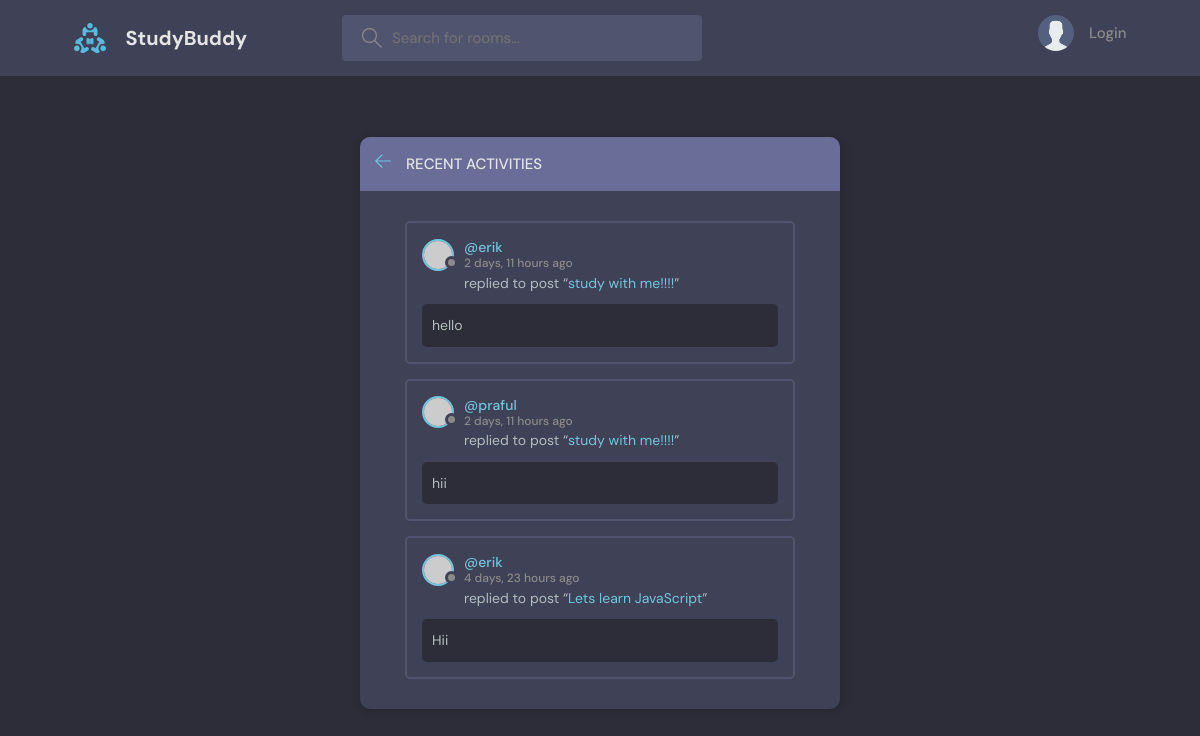
/activity/, run on an earlier commit of the app's database.
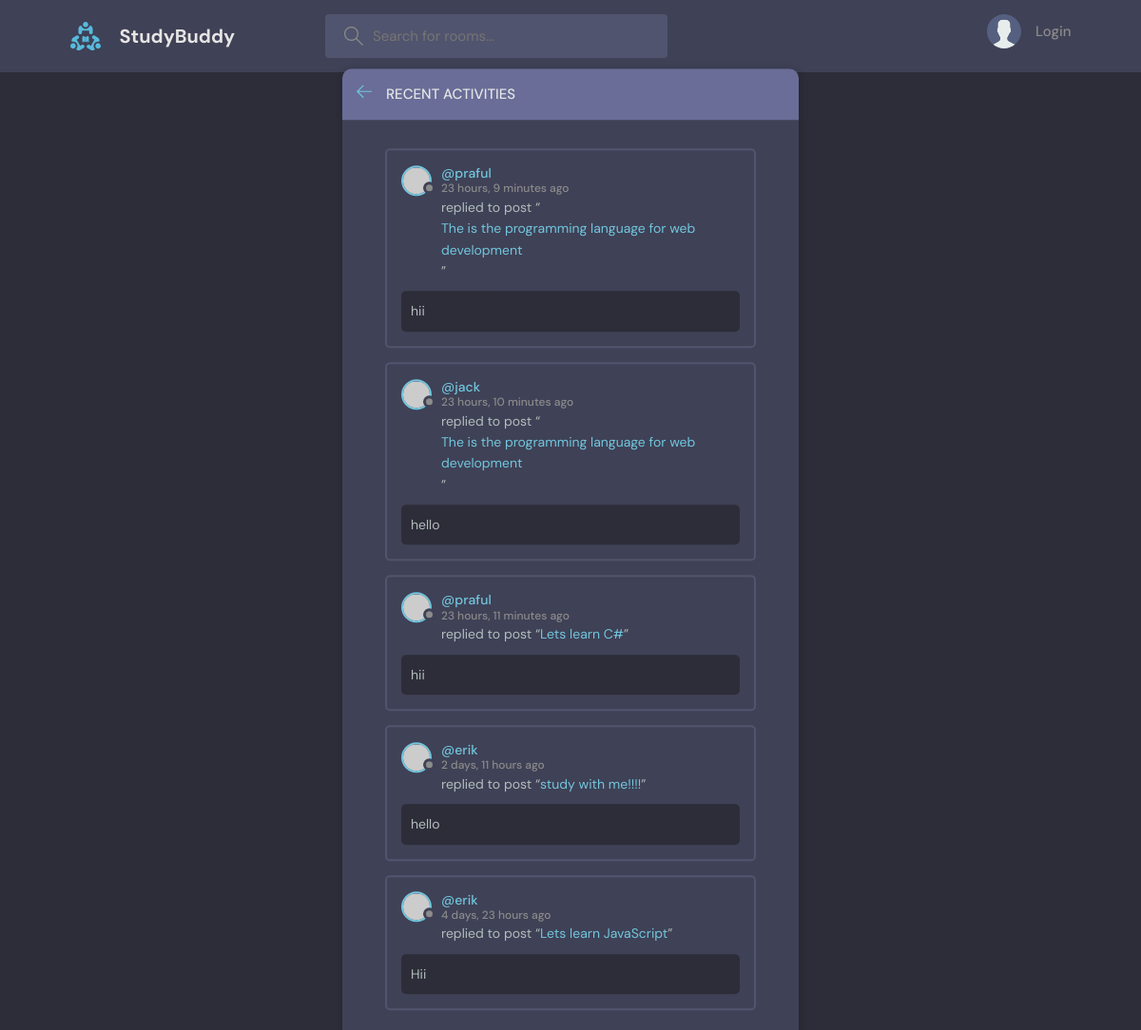
And on a later commit of the database.
### base/models.py (models this page shows, shortened)
class Message(models.Model):
    user = models.ForeignKey(User, on_delete=models.CASCADE)
    room = models.ForeignKey(Room, on_delete=models.CASCADE)
    body = models.TextField()
    updated = models.DateTimeField(auto_now=True)
    created = models.DateTimeField(auto_now_add=True)
    class Meta:
        ordering = ['-updated', '-created']

class Room(models.Model):
    host = models.ForeignKey(User, on_delete=models.SET_NULL, null=True)
    topic = models.ForeignKey(Topic, on_delete=models.SET_NULL, null=True)
    name = models.CharField(max_length=200)
    description = models.TextField(null=True, blank=True)
    participents = models.ManyToManyField(
        User, related_name='participents', blank=True)
    updated = models.DateTimeField(auto_now=True)
    created = models.DateTimeField(auto_now_add=True)
    class Meta:
        ordering = ['-updated', '-created']
    def __str__(self):
        return self.name

### base/views.py (the view)
# urls.py: path('activity/', activityPage, name='activity'),
def activityPage(request):
    room_messages = Message.objects.all()
    return render(request, 'base/activity.html', {'room_messages': room_messages})

### base/templates/base/activity.html (shortened to what this page needs)
{% extends 'main.html' %}
{% block content %}
<main class="layout">
  <div class="container">
    <div class="layout__box">
      <div class="layout__boxHeader">
        <div class="layout__boxTitle">
          <a href="{% url 'home' %}">
            <svg version="1.1" xmlns="http://www.w3.org/2000/svg" width="32" height="32" viewBox="0 0 32 32">
              <title>arrow-left</title>
              <path
                d="M13.723 2.286l-13.723 13.714 13.719 13.714 1.616-1.611-10.96-10.96h27.625v-2.286h-27.625l10.965-10.965-1.616-1.607z">
              </path>
            </svg>
          </a>
          <h3>Recent Activities</h3>
        </div>
      </div>
      <div class="activities-page layout__body">
        {% for message in room_messages %}
        <div class="activities__box">
          <div class="activities__boxHeader roomListRoom__header">
            <a href="{% url 'user-profile' message.user.id %}" class="roomListRoom__author">
              <div class="avatar avatar--small">
                <img src="https://randomuser.me/api/portraits/women/11.jpg" />
              </div>
              <p>
                @{{message.user}}
                <span>{{message.created|timesince}} ago</span>
              </p>
            </a>
          </div>
          <div class="activities__boxContent">
            <p>replied to post “<a href="{% url 'room' message.room.id %}">{{message.room}}</a>”</p>
            <div class="activities__boxRoomContent">
              {{message.body}}
            </div>
          </div>
        </div>
        {% endfor %}
      </div>
    </div>
  </div>
</main>
{% endblock content %}

What changed in the data, as far as the page shows it:
removed Message: user "praful", created "2 days, 11 hours", room "study with me!!!!", body "hii"
added Message: user "praful", created "23 hours, 9 minutes", room "The is the programming language for web development", body "hii"
added Message: user "jack", created "23 hours, 10 minutes", room "The is the programming language for web development", body "hello"
added Message: user "praful", created "23 hours, 11 minutes", room "Lets learn C#", body "hii"
